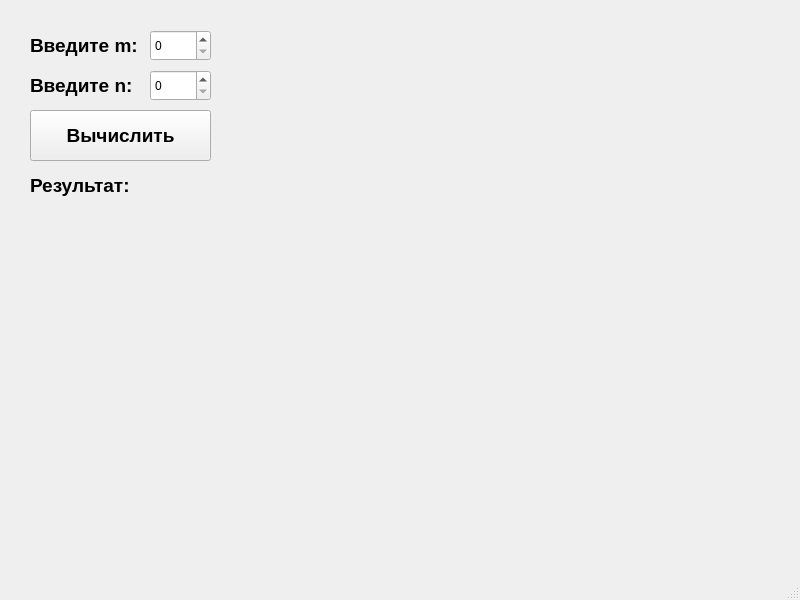
<?xml version="1.0" encoding="UTF-8"?>
<ui version="4.0">
 <class>MainWindow</class>
 <widget class="QMainWindow" name="MainWindow">
  <property name="geometry">
   <rect>
    <x>0</x>
    <y>0</y>
    <width>800</width>
    <height>600</height>
   </rect>
  </property>
  <property name="windowTitle">
   <string>MainWindow</string>
  </property>
  <widget class="QWidget" name="centralwidget">
   <widget class="QLabel" name="label">
    <property name="geometry">
     <rect>
      <x>30</x>
      <y>30</y>
      <width>121</width>
      <height>31</height>
     </rect>
    </property>
    <property name="font">
     <font>
      <pointsize>14</pointsize>
      <bold>true</bold>
     </font>
    </property>
    <property name="text">
     <string>Введите m:</string>
    </property>
   </widget>
   <widget class="QLabel" name="label_2">
    <property name="geometry">
     <rect>
      <x>30</x>
      <y>70</y>
      <width>111</width>
      <height>31</height>
     </rect>
    </property>
    <property name="font">
     <font>
      <pointsize>14</pointsize>
      <bold>true</bold>
     </font>
    </property>
    <property name="text">
     <string>Введите n:</string>
    </property>
   </widget>
   <widget class="QSpinBox" name="spinBox">
    <property name="geometry">
     <rect>
      <x>150</x>
      <y>70</y>
      <width>61</width>
      <height>31</height>
     </rect>
    </property>
    <property name="maximum">
     <number>11</number>
    </property>
   </widget>
   <widget class="QSpinBox" name="spinBox_2">
    <property name="geometry">
     <rect>
      <x>150</x>
      <y>30</y>
      <width>61</width>
      <height>31</height>
     </rect>
    </property>
    <property name="maximum">
     <number>3</number>
    </property>
   </widget>
   <widget class="QLabel" name="label_3">
    <property name="geometry">
     <rect>
      <x>30</x>
      <y>170</y>
      <width>101</width>
      <height>31</height>
     </rect>
    </property>
    <property name="font">
     <font>
      <pointsize>14</pointsize>
      <bold>true</bold>
     </font>
    </property>
    <property name="text">
     <string>Результат:</string>
    </property>
   </widget>
   <widget class="QLabel" name="label_4">
    <property name="geometry">
     <rect>
      <x>140</x>
      <y>170</y>
      <width>131</width>
      <height>31</height>
     </rect>
    </property>
    <property name="font">
     <font>
      <pointsize>14</pointsize>
      <bold>true</bold>
     </font>
    </property>
    <property name="text">
     <string/>
    </property>
   </widget>
   <widget class="QPushButton" name="pushButton">
    <property name="geometry">
     <rect>
      <x>30</x>
      <y>110</y>
      <width>181</width>
      <height>51</height>
     </rect>
    </property>
    <property name="font">
     <font>
      <pointsize>14</pointsize>
      <bold>true</bold>
     </font>
    </property>
    <property name="text">
     <string>Вычислить</string>
    </property>
   </widget>
  </widget>
  <widget class="QMenuBar" name="menubar">
   <property name="geometry">
    <rect>
     <x>0</x>
     <y>0</y>
     <width>800</width>
     <height>22</height>
    </rect>
   </property>
  </widget>
  <widget class="QStatusBar" name="statusbar"/>
 </widget>
 <resources/>
 <connections/>
</ui>
